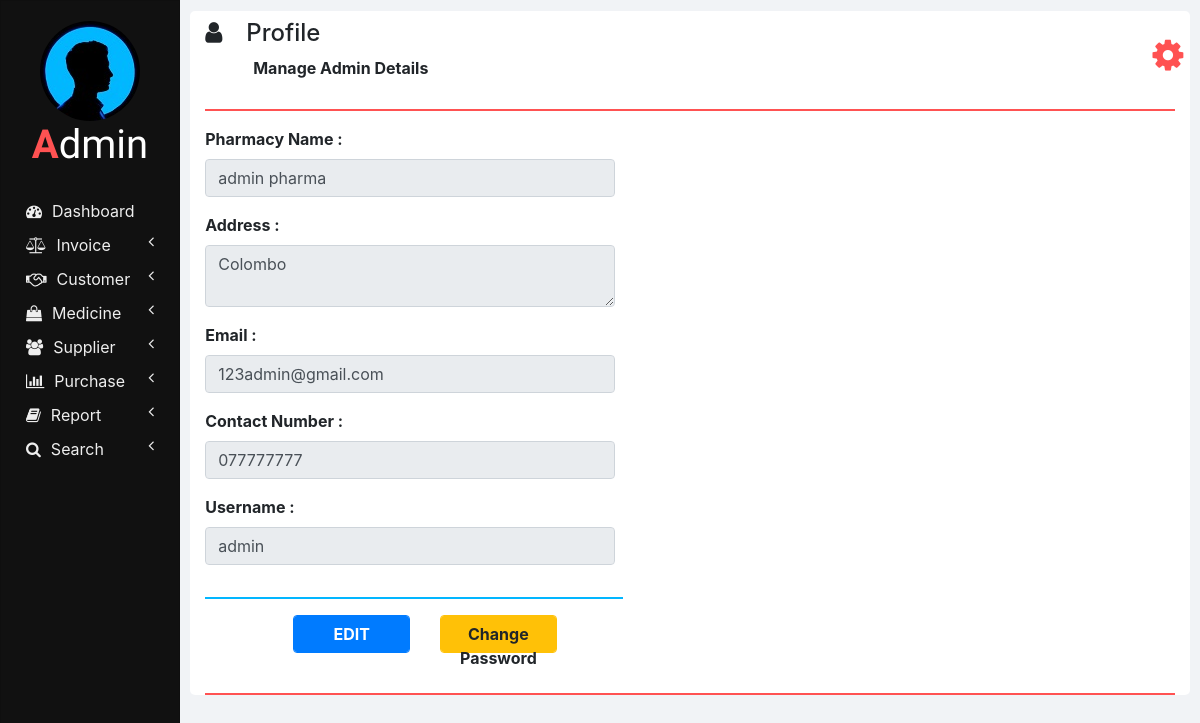
The page /my_profile.php on the database its author committed.
### tables this page shows
CREATE TABLE `admin_credentials` (
  `USERNAME` varchar(50) NOT NULL,
  `PASSWORD` varchar(50) NOT NULL,
  `PHARMACY_NAME` varchar(50) NOT NULL,
  `ADDRESS` varchar(50) NOT NULL,
  `EMAIL` varchar(50) NOT NULL,
  `CONTACT_NUMBER` varchar(10) NOT NULL
);

### my_profile.php (the view, shortened to what this page needs)
<!DOCTYPE html>
<html lang="en" dir="ltr">
  <head>
    <link rel="stylesheet" href="bootstrap/css/bootstrap.min.css">
    <link rel="stylesheet" href="https://use.fontawesome.com/releases/v5.3.1/css/all.css">
    <link rel="stylesheet" href="https://cdnjs.cloudflare.com/ajax/libs/font-awesome/4.7.0/css/font-awesome.min.css">
    <link rel="stylesheet" href="css/sidenav.css">
    <link rel="stylesheet" href="css/home.css">
  </head>
  <body>
    <div class="container-fluid">
      <div class="container">
        <?php
          require "php/header.php";
          require "php/db_connection.php";
          if($con) {
            $query = "SELECT * FROM admin_credentials";
            $result = mysqli_query($con, $query);
            $row = mysqli_fetch_array($result);
            $pharmacy_name = $row['PHARMACY_NAME'];
            $address = $row['ADDRESS'];
            $email = $row['EMAIL'];
            $contact_number = $row['CONTACT_NUMBER'];
            $username = $row['USERNAME'];
          }
        ?>
        <div class="row">
          <div class="row col col-md-6">
            <div class="row col col-md-12">
              <div class="col col-md-12 form-group">
                <label class="font-weight-bold" for="pharmacy_name">Pharmacy Name :</label>
                <input id="pharmacy_name" type="text" class="form-control" value="<?php echo $pharmacy_name; ?>" placeholder="pharmacy name" onkeyup="validateName(this.value, 'pharmacy_name_error');" disabled>
              </div>
            </div>
            <div class="row col col-md-12">
              <div class="col col-md-12 form-group">
                <label class="font-weight-bold" for="address">Address :</label>
                <textarea id="address" class="form-control" placeholder="address" onkeyup="validateAddress(this.value, 'address_error');" style="max-height: 100px;" disabled><?php echo $address; ?></textarea>
              </div>
            </div>
            <div class="row col col-md-12">
              <div class="col col-md-12 form-group">
                <label class="font-weight-bold" for="email">Email :</label>
                <input id="email" type="email" class="form-control" value="<?php echo $email; ?>" placeholder="email" onkeyup="notNull(this.value, 'email_error');" disabled>
              </div>
            </div>
            <div class="row col col-md-12">
              <div class="col col-md-12 form-group">
                <label class="font-weight-bold" for="contact_number">Contact Number :</label>
                <input id="contact_number" type="number" class="form-control" value="<?php echo $contact_number; ?>" placeholder="contact number" onkeyup="validateContactNumber(this.value, 'contact_number_error');" disabled>
              </div>
            </div>
            <div class="row col col-md-12">
              <div class="col col-md-12 form-group">
                <label class="font-weight-bold" for="username">Username :</label>
                <input id="username" type="text" class="form-control" value="<?php echo $username; ?>" placeholder="username" onkeyup="notNull(this.value, 'username_error');" disabled>
              </div>
            </div>
            <div class="col col-md-12">
              <hr class="col-md-12 float-left" style="padding: 0px; width: 95%; border-top: 2px solid  #02b6ff;">
            </div>
            <div class="row col col-md-12 m-auto" id="edit">
              <div class="col col-md-2 form-group float-right"></div>
              <div id="edit_button" class="col col-md-4 form-group float-right">
                <button class="btn btn-primary form-control font-weight-bold" onclick="edit();">EDIT</button>
              </div>
              <div id="password_button" class="col col-md-4 form-group float-right">
                <a href="change_password.php" class="btn btn-warning form-control font-weight-bold">Change Password</a>
              </div>
            </div>
          </div>
        </div>
        <hr style="border-top: 2px solid #ff5252;">
      </div>
    </div>
  </body>
</html>

### css/sidenav.css (style rules this page uses)
body { background-color: #f1f3f6; }
.sidenav { width: 15%; height: 100vh; background-color: #222222; position: fixed; z-index: 1; flex: 1 0 auto; }
.card { width: 100%; height: 100%; top: 0; border-radius: 0; background-color: #111111; }
.logo .logo-caption { font-family: 'Poiret One', cursive; color: #ffffff; text-align: center; margin-bottom: 25px; }
.logo .profile { margin-left: 50%; border-radius: 50%; transform: translate(-50%); }
.logo .tweak { color: #ff5252; font-weight: bold; }
.main-menu-item { padding: 5px 5px; cursor: pointer; }
.main-menu-item > a { color: #eeeeee; text-decoration: none; font-size: 16px; }
.main-menu-item > a > span { margin-left: 10px; }

### css/home.css (style rules this page uses)
html, body { height: 100vh; }
.container-fluid { margin-left: 15%; width: 85%; background: #f1f3f6; padding: 1px 0 0 0; flex: 1 0 auto; }
.container { margin: 0; max-width: 98%; margin: 1%; background-color: #ffffff; border-radius: 5px; }
input[type=number] { -moz-appearance: textfield; }

### rows shown on the page
admin_credentials: PHARMACY_NAME "admin pharma", ADDRESS "Colombo", EMAIL "123admin@gmail.com", CONTACT_NUMBER "077777777", USERNAME "admin"

### other values the page prints
$heading "Profile"
$sub_heading "Manage Admin Details"
